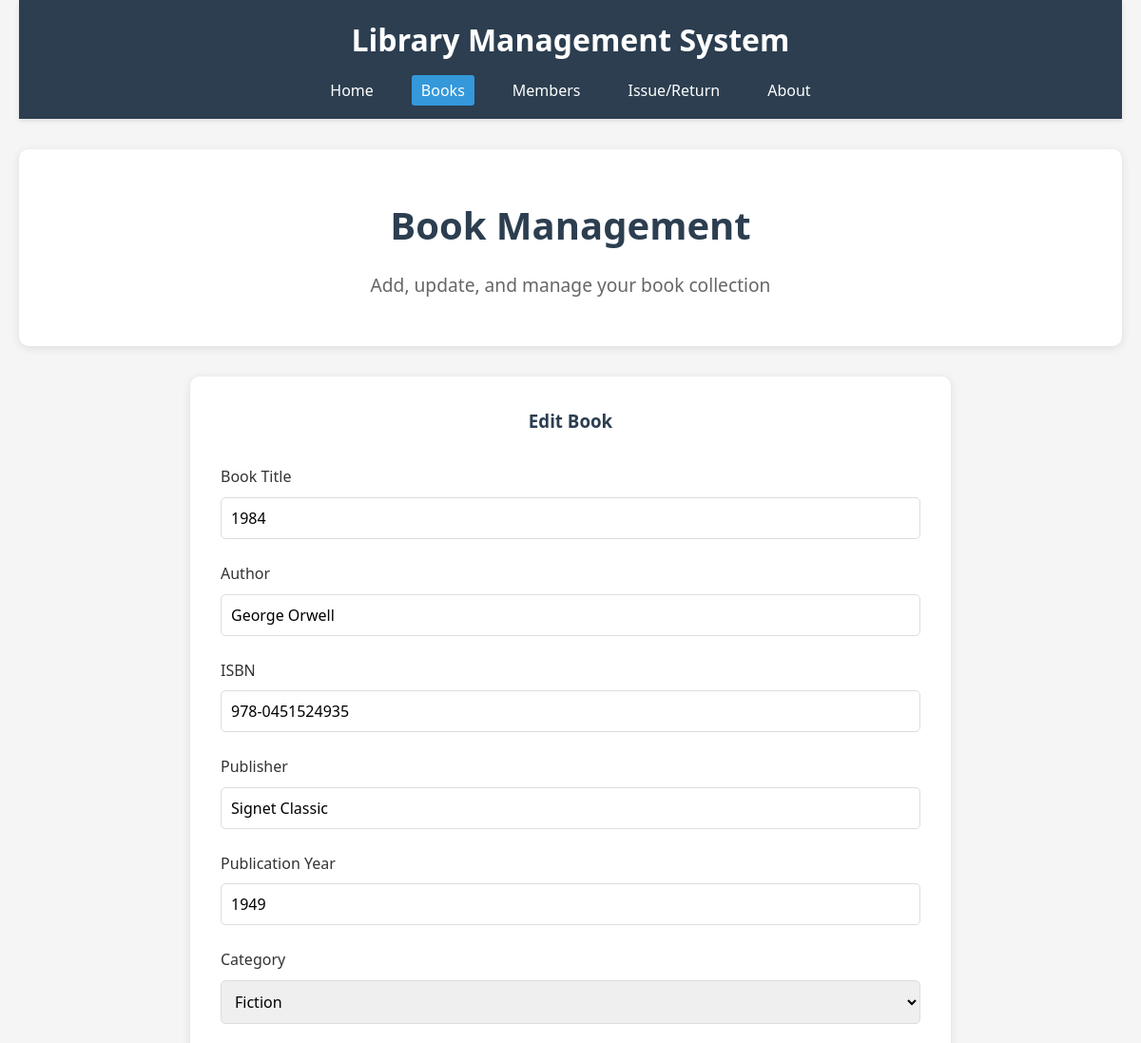
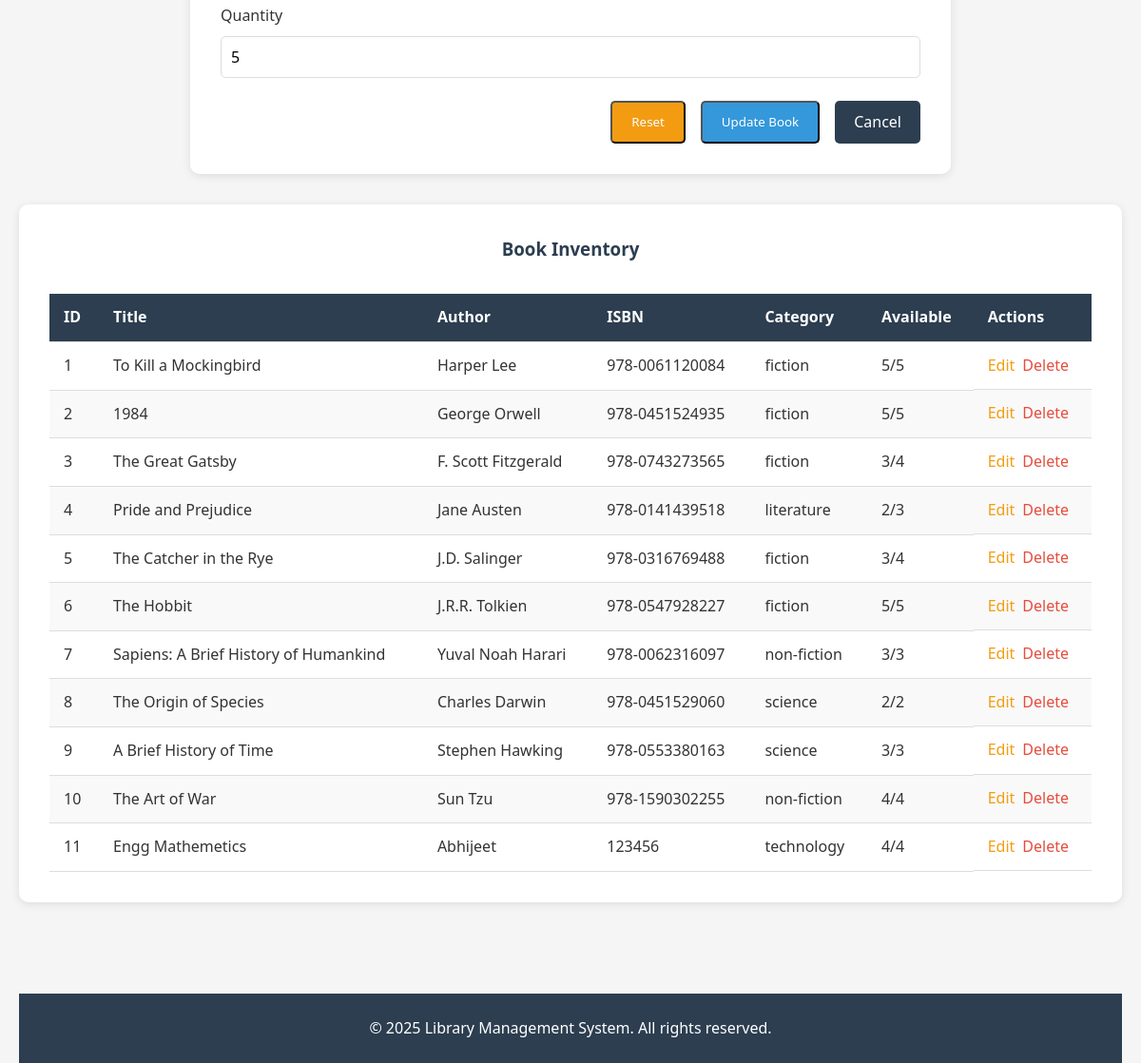
Screenshot of /books/edit/2 with the database file from the repository (2 pictures, top to bottom).
### app.py (models this page shows, shortened)
class Book(db.Model):
    id = db.Column(db.Integer, primary_key=True)
    title = db.Column(db.String(100), nullable=False)
    author = db.Column(db.String(100), nullable=False)
    isbn = db.Column(db.String(20), unique=True, nullable=False)
    publisher = db.Column(db.String(100))
    publication_year = db.Column(db.Integer)
    category = db.Column(db.String(50), nullable=False)
    quantity = db.Column(db.Integer, default=1)
    available = db.Column(db.Integer, default=1)
    created_at = db.Column(db.DateTime, default=datetime.utcnow)

### app.py (the view, shortened to what this page needs)
@app.route('/books/edit/<int:id>', methods=['GET', 'POST'])
def edit_book(id):
    book = Book.query.get_or_404(id)
    books = Book.query.all()
    return render_template('books.html', book=book, books=books, edit_mode=True)

### templates/books.html (shortened to what this page needs)
{% extends 'base.html' %}
{% block content %}
<section class="hero">
    <h2>Book Management</h2>
    <p>Add, update, and manage your book collection</p>
</section>
<section class="form-container">
    <h3 class="form-title">{% if edit_mode %}Edit Book{% else %}Add New Book{% endif %}</h3>
    <form action="{% if edit_mode %}{{ url_for('edit_book', id=book.id) }}{% else %}{{ url_for('add_book') }}{% endif %}" method="POST">
        <div class="form-group">
            <label for="bookTitle">Book Title</label>
            <input type="text" id="bookTitle" name="bookTitle" class="form-control" placeholder="Enter book title" value="{% if edit_mode %}{{ book.title }}{% endif %}" required>
        </div>
        <div class="form-group">
            <label for="author">Author</label>
            <input type="text" id="author" name="author" class="form-control" placeholder="Enter author name" value="{% if edit_mode %}{{ book.author }}{% endif %}" required>
        </div>
        <div class="form-group">
            <label for="isbn">ISBN</label>
            <input type="text" id="isbn" name="isbn" class="form-control" placeholder="Enter ISBN number" value="{% if edit_mode %}{{ book.isbn }}{% endif %}" required>
        </div>
        <div class="form-group">
            <label for="publisher">Publisher</label>
            <input type="text" id="publisher" name="publisher" class="form-control" placeholder="Enter publisher name" value="{% if edit_mode %}{{ book.publisher }}{% endif %}">
        </div>
        <div class="form-group">
            <label for="publicationYear">Publication Year</label>
            <input type="number" id="publicationYear" name="publicationYear" class="form-control" placeholder="Enter publication year" value="{% if edit_mode %}{{ book.publication_year }}{% endif %}">
        </div>
        <div class="form-group">
            <label for="category">Category</label>
            <select id="category" name="category" class="form-control" required>
                <option value="fiction" {% if edit_mode and book.category == 'fiction' %}selected{% endif %}>Fiction</option>
            </select>
        </div>
        <div class="form-group">
            <label for="quantity">Quantity</label>
            <input type="number" id="quantity" name="quantity" class="form-control" placeholder="Enter quantity" value="{% if edit_mode %}{{ book.quantity }}{% endif %}" required>
        </div>
        <div class="form-buttons">
            <button type="reset" class="btn" style="background-color: var(--warning-color);">Reset</button>
            <button type="submit" class="btn">{% if edit_mode %}Update Book{% else %}Add Book{% endif %}</button>
            {% if edit_mode %}
            <a href="{{ url_for('books') }}" class="btn" style="background-color: var(--primary-color);">Cancel</a>
            {% endif %}
        </div>
    </form>
</section>
<section class="table-container">
    <h3 class="form-title">Book Inventory</h3>
    <table>
        <thead>
            <tr>
                <th>ID</th>
                <th>Title</th>
                <th>Author</th>
                <th>ISBN</th>
                <th>Category</th>
                <th>Available</th>
                <th>Actions</th>
            </tr>
        </thead>
        <tbody>
            {% if books %}
                {% for book in books %}
                <tr>
                    <td>{{ book.id }}</td>
                    <td>{{ book.title }}</td>
                    <td>{{ book.author }}</td>
                    <td>{{ book.isbn }}</td>
                    <td>{{ book.category }}</td>
                    <td>{{ book.available }}/{{ book.quantity }}</td>
                    <td class="action-buttons">
                        <a href="{{ url_for('edit_book', id=book.id) }}" class="edit-btn">Edit</a>
                        <a href="{{ url_for('delete_book', id=book.id) }}" class="delete-btn" onclick="return confirm('Are you sure you want to delete this book?')">Delete</a>
                    </td>
                </tr>
                {% endfor %}
            {% else %}
                <tr>
                    <td colspan="7" style="text-align: center;">No books available</td>
                </tr>
            {% endif %}
        </tbody>
    </table>
</section>
{% endblock %}

### static/css/styles.css (style rules this page uses)
* { margin: 0; padding: 0; box-sizing: border-box; font-family: 'Segoe UI', Tahoma, Geneva, Verdana, sans-serif; }
:root { --primary-color: #2c3e50; --secondary-color: #3498db; --accent-color: #e74c3c; --light-color: #ecf0f1; --dark-color: #2c3e50; --success-color: #2ecc71; --warning-color: #f39c12; }
body { background-color: #f5f5f5; color: #333; line-height: 1.6; }
a { text-decoration: none; color: var(--secondary-color); }
.btn { display: inline-block; background-color: var(--secondary-color); color: white; padding: 10px 20px; border-radius: 5px; transition: background-color 0.3s; }
.hero { text-align: center; padding: 3rem 1rem; background-color: white; border-radius: 10px; margin-bottom: 2rem; box-shadow: 0 2px 10px rgba(0, 0, 0, 0.1); }
.hero h2 { font-size: 2.5rem; margin-bottom: 1rem; color: var(--primary-color); }
.hero p { font-size: 1.2rem; color: #666; max-width: 800px; margin: 0 auto; }
.form-container { background-color: white; border-radius: 10px; padding: 2rem; max-width: 800px; margin: 0 auto 2rem; box-shadow: 0 2px 10px rgba(0, 0, 0, 0.1); }
.form-title { text-align: center; margin-bottom: 2rem; color: var(--primary-color); }
.form-group { margin-bottom: 1.5rem; }
.form-group label { display: block; margin-bottom: 0.5rem; font-weight: 500; }
.form-control { width: 100%; padding: 10px; border: 1px solid #ddd; border-radius: 5px; font-size: 1rem; }
.form-buttons { display: flex; justify-content: flex-end; gap: 1rem; }
.table-container { background-color: white; border-radius: 10px; padding: 2rem; margin-bottom: 2rem; overflow-x: auto; box-shadow: 0 2px 10px rgba(0, 0, 0, 0.1); }
table { width: 100%; border-collapse: collapse; }
table th, table td { padding: 12px 15px; text-align: left; border-bottom: 1px solid #ddd; }
table th { background-color: var(--primary-color); color: white; }
table tr:nth-child(even) { background-color: #f9f9f9; }
.action-buttons { display: flex; gap: 0.5rem; }
.edit-btn { color: var(--warning-color); }
.delete-btn { color: var(--accent-color); }

### rows the page displays
Book: bookTitle "1984", author "George Orwell", isbn "978-0451524935", publisher "Signet Classic", publicationYear "1949", category "Fiction", quantity "5", id "2", title "1984", category "fiction", available "5"
Book: id "1", title "To Kill a Mockingbird", author "Harper Lee", isbn "978-0061120084", category "fiction", available "5", quantity "5"
Book: id "3", title "The Great Gatsby", author "F. Scott Fitzgerald", isbn "978-0743273565", category "fiction", available "3", quantity "4"
Book: id "4", title "Pride and Prejudice", author "Jane Austen", isbn "978-0141439518", category "literature", available "2", quantity "3"
Book: id "5", title "The Catcher in the Rye", author "J.D. Salinger", isbn "978-0316769488", category "fiction", available "3", quantity "4"
Book: id "6", title "The Hobbit", author "J.R.R. Tolkien", isbn "978-0547928227", category "fiction", available "5", quantity "5"
Book: id "7", title "Sapiens: A Brief History of Humankind", author "Yuval Noah Harari", isbn "978-0062316097", category "non-fiction", available "3", quantity "3"
Book: id "8", title "The Origin of Species", author "Charles Darwin", isbn "978-0451529060", category "science", available "2", quantity "2"
Book: id "9", title "A Brief History of Time", author "Stephen Hawking", isbn "978-0553380163", category "science", available "3", quantity "3"
Book: id "10", title "The Art of War", author "Sun Tzu", isbn "978-1590302255", category "non-fiction", available "4", quantity "4"
Book: id "11", title "Engg Mathemetics", author "Abhijeet", isbn "123456", category "technology", available "4", quantity "4"
